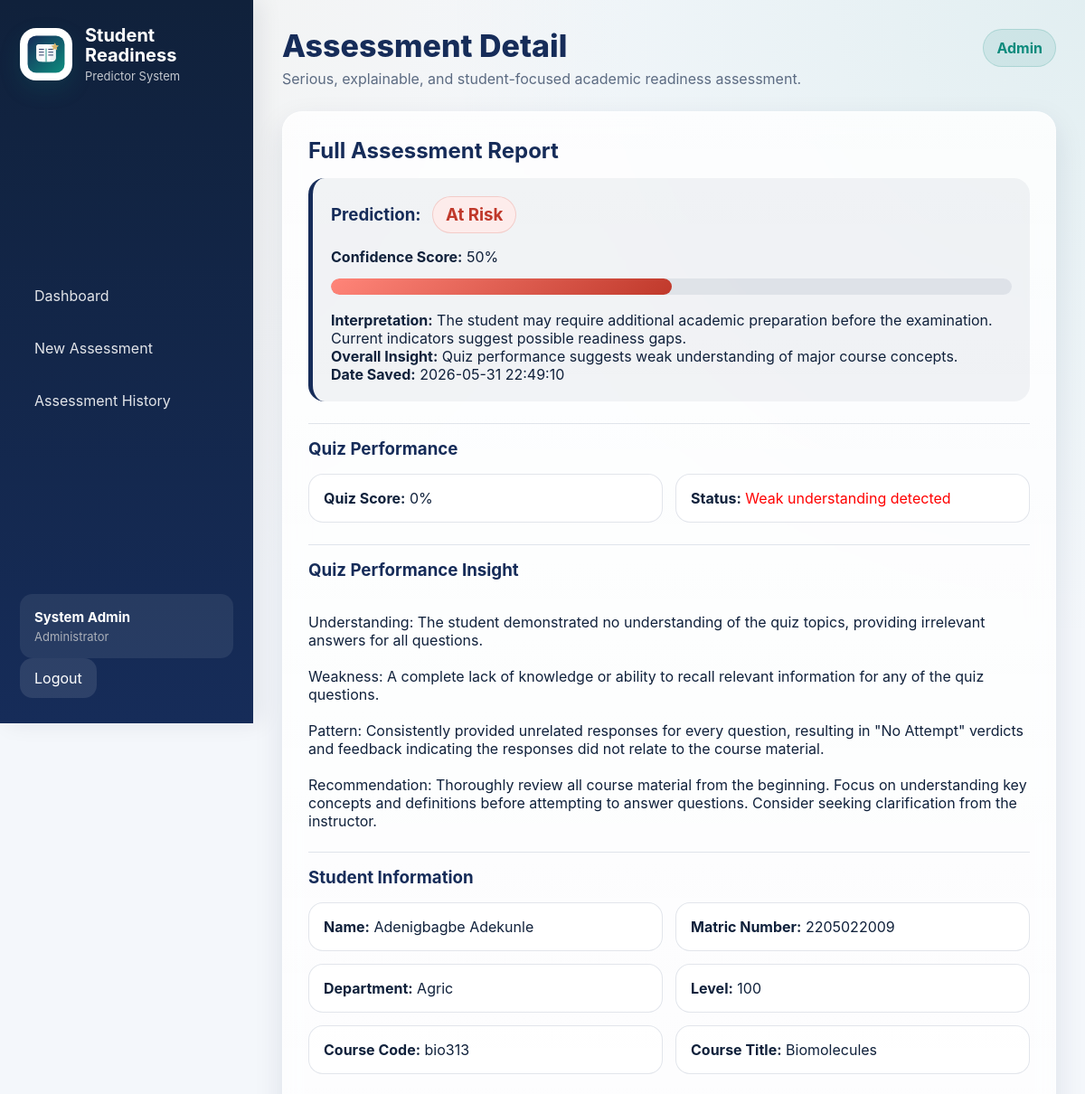
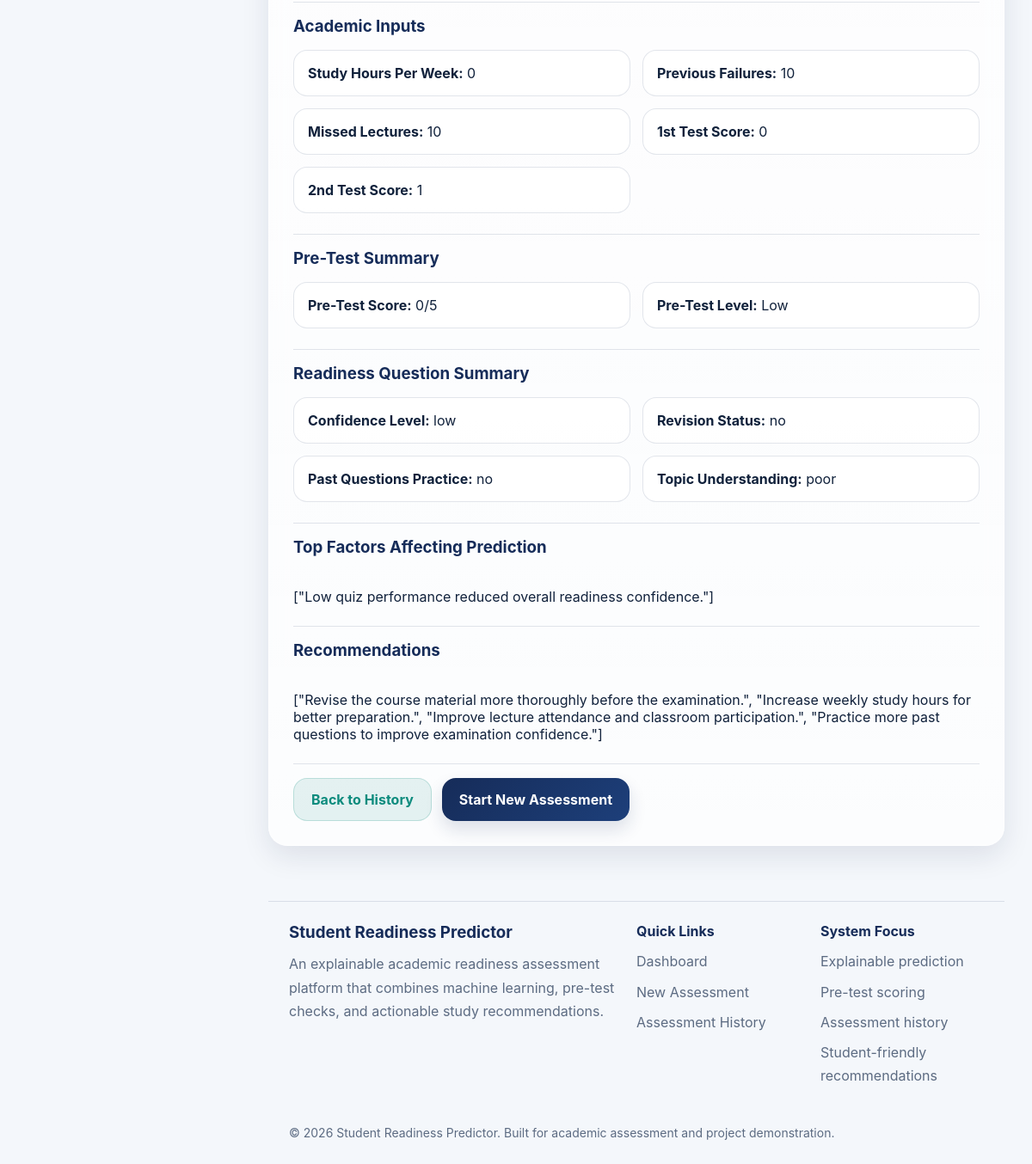
The page /assessment_detail/5 (signed in) on the database its author committed (2 pictures, top to bottom).
### tables this page shows
CREATE TABLE users (
            id INTEGER PRIMARY KEY AUTOINCREMENT,
            full_name TEXT NOT NULL,
            email TEXT NOT NULL UNIQUE,
            matric_number TEXT NOT NULL UNIQUE,
            password_hash TEXT NOT NULL,
            role TEXT NOT NULL DEFAULT 'student',
            created_at TEXT NOT NULL
        );

CREATE TABLE assessments (
    id INTEGER PRIMARY KEY AUTOINCREMENT,
    user_id INTEGER,
    full_name TEXT,
    matric_number TEXT,
    department TEXT,
    level TEXT,
    course_code TEXT,
    course_title TEXT,
    study_hours INTEGER,
    failures INTEGER,
    missed_lectures INTEGER,
    g1 INTEGER,
    g2 INTEGER,
    confidence_level TEXT,
    revision_status TEXT,
    past_questions_practice TEXT,
    topic_understanding TEXT,
    prediction_text TEXT,
    confidence_score TEXT,
    interpretation TEXT,
    created_at TEXT,
    pretest_score INTEGER,
    pretest_level TEXT,
    overall_insight TEXT,

    quiz_score INTEGER DEFAULT 0,
    quiz_analysis TEXT DEFAULT '',
    recommendations TEXT DEFAULT '',
    factors TEXT DEFAULT ''
);

### app.py (the view, shortened to what this page needs)
@app.route("/assessment_detail/<int:assessment_id>")
def assessment_detail(assessment_id):
    current_user = get_current_user()
    conn = get_db_connection()
    if current_user and is_admin(current_user):
        assessment = conn.execute("""
            SELECT *
            FROM assessments
            WHERE id = ?
        """, (assessment_id,)).fetchone()
    conn.close()
    if not assessment:
        return redirect(url_for("history"))
    confidence_gap_message = None
    try:
        quiz_score = int(float(assessment["quiz_score"] or 0))
    except:
        quiz_score = 0
    confidence_level = str(
        assessment["confidence_level"]
    ).strip().lower()
    if (
        confidence_level == "high"
        and quiz_score < 40
    ):
        confidence_gap_message = (
            "The student reported high confidence, but actual quiz "
            "performance was poor. This suggests a mismatch between "
            "perceived readiness and actual understanding."
        )
    elif (
        confidence_level in ["low", "moderate"]
        and quiz_score >= 70
    ):
        confidence_gap_message = (
            "The student performed better in the quiz than their "
            "self-reported confidence initially suggested."
        )
    return render_template(
        "assessment_detail.html",
        assessment=assessment,
        confidence_gap_message=confidence_gap_message
    )

### app.py (called while the page is built)
def ensure_tables_exist_on_connection(conn):
    conn.execute("""
       CREATE TABLE IF NOT EXISTS assessments (
    id INTEGER PRIMARY KEY AUTOINCREMENT,
    user_id INTEGER,
    full_name TEXT,
    matric_number TEXT,
    department TEXT,
    level TEXT,
    course_code TEXT,
    course_title TEXT,
    study_hours INTEGER,
    failures INTEGER,
    missed_lectures INTEGER,
    g1 INTEGER,
    g2 INTEGER,
    confidence_level TEXT,
    revision_status TEXT,
    past_questions_practice TEXT,
    topic_understanding TEXT,
    prediction_text TEXT,
    confidence_score TEXT,
    interpretation TEXT,
    created_at TEXT,
    pretest_score INTEGER,
    pretest_level TEXT,
    overall_insight TEXT,

    quiz_score INTEGER DEFAULT 0,
    quiz_analysis TEXT DEFAULT '',
    recommendations TEXT DEFAULT '',
    factors TEXT DEFAULT ''
)
    """)
    conn.commit()

def get_db_connection():
    conn = sqlite3.connect(DB_PATH)
    conn.row_factory = sqlite3.Row
    ensure_tables_exist_on_connection(conn)
    return conn

def get_current_user():
    user_id = session.get("user_id")
    if not user_id:
        return None
    conn = get_db_connection()
    user = conn.execute("SELECT * FROM users WHERE id = ?", (user_id,)).fetchone()
    conn.close()
    return user

def is_admin(user):
    if user is None:
        return False
    return str(user["role"]).strip().lower() == "admin"

@app.context_processor
def inject_user():
    return {"current_user": get_current_user()}

### templates/assessment_detail.html (shortened to what this page needs)
{% extends "base.html" %}
{% block page_title %}Assessment Detail{% endblock %}
{% block content %}
<div class="card glass-card fade-up">
    <h2>Full Assessment Report</h2>
    <div class="result-box">
        <h3>
            Prediction:
            {% if assessment.prediction_text == "Ready" %}
                <span class="status-badge ready-badge">{{ assessment.prediction_text }}</span>
            {% else %}
                <span class="status-badge risk-badge">{{ assessment.prediction_text }}</span>
            {% endif %}
        </h3>
        <p><strong>Confidence Score:</strong> {{ assessment.confidence_score }}</p>
        <div class="confidence-wrapper">
            {% set score = assessment.confidence_score.replace('%', '') | float %}
            <div class="confidence-bar">
                {% if assessment.prediction_text == "Ready" %}
                    <div class="confidence-fill ready-fill" style="width: {{ score }}%;"></div>
                {% else %}
                    <div class="confidence-fill risk-fill" style="width: {{ score }}%;"></div>
                {% endif %}
            </div>
        </div>
        <p><strong>Interpretation:</strong> {{ assessment.interpretation }}</p>
        <p><strong>Overall Insight:</strong> {{ assessment.overall_insight }}</p>
        <p><strong>Date Saved:</strong> {{ assessment.created_at }}</p>
    </div>
    <div class="section">
        <h3>Quiz Performance</h3>
        <div class="info-grid">
            <div><strong>Quiz Score:</strong> {{ assessment.quiz_score or 0 }}%</div>
            <div>
                <strong>Status:</strong>
                {% if assessment.quiz_score >= 70 %}
                    <span style="color: green;">Strong understanding detected</span>
                {% elif assessment.quiz_score >= 40 %}
                    <span style="color: orange;">Moderate understanding detected</span>
                {% else %}
                    <span style="color: red;">Weak understanding detected</span>
                {% endif %}
            </div>
        </div>
    </div>
    {% if assessment.quiz_analysis %}
    <div class="section">
        <h3>Quiz Performance Insight</h3>
        <div class="analysis-box" style="white-space: pre-line;">
            {{ assessment.quiz_analysis }}
        </div>
    </div>
    {% endif %}
    <div class="section">
        <h3>Student Information</h3>
        <div class="info-grid">
            <div><strong>Name:</strong> {{ assessment.full_name }}</div>
            <div><strong>Matric Number:</strong> {{ assessment.matric_number }}</div>
            <div><strong>Department:</strong> {{ assessment.department }}</div>
            <div><strong>Level:</strong> {{ assessment.level }}</div>
            <div><strong>Course Code:</strong> {{ assessment.course_code }}</div>
            <div><strong>Course Title:</strong> {{ assessment.course_title }}</div>
        </div>
    </div>
    <div class="section">
        <h3>Academic Inputs</h3>
        <div class="info-grid">
            <div><strong>Study Hours Per Week:</strong> {{ assessment.study_hours }}</div>
            <div><strong>Previous Failures:</strong> {{ assessment.failures }}</div>
            <div><strong>Missed Lectures:</strong> {{ assessment.missed_lectures }}</div>
            <div><strong>1st Test Score:</strong> {{ assessment.g1 }}</div>
            <div><strong>2nd Test Score:</strong> {{ assessment.g2 }}</div>
        </div>
    </div>
    <div class="section">
        <h3>Pre-Test Summary</h3>
        <div class="info-grid">
            <div><strong>Pre-Test Score:</strong> {{ assessment.pretest_score }}/5</div>
            <div><strong>Pre-Test Level:</strong> {{ assessment.pretest_level }}</div>
        </div>
    </div>
    <div class="section">
        <h3>Readiness Question Summary</h3>
        <div class="info-grid">
            <div><strong>Confidence Level:</strong> {{ assessment.confidence_level }}</div>
            <div><strong>Revision Status:</strong> {{ assessment.revision_status }}</div>
            <div><strong>Past Questions Practice:</strong> {{ assessment.past_questions_practice }}</div>
            <div><strong>Topic Understanding:</strong> {{ assessment.topic_understanding }}</div>
        </div>
    </div>
    {% if assessment.factors %}
    <div class="section">
        <h3>Top Factors Affecting Prediction</h3>
        <div class="analysis-box" style="white-space: pre-line;">
            {{ assessment.factors }}
        </div>
    </div>
    {% endif %}
    {% if assessment.recommendations %}
    <div class="section">
        <h3>Recommendations</h3>
        <div class="analysis-box" style="white-space: pre-line;">
            {{ assessment.recommendations }}
        </div>
    </div>
    {% endif %}
    <div class="section button-row">
        <a href="{{ url_for('history') }}" class="btn btn-secondary">Back to History</a>
        <a href="{{ url_for('reset') }}" class="btn">Start New Assessment</a>
    </div>
</div>
{% endblock %}

### templates/base.html (shortened to what this page needs)
<!DOCTYPE html>
<html lang="en">
<head>
    <link rel="stylesheet" href="{{ url_for('static', filename='style.css') }}">
</head>
<body>
    <div class="app-shell">
        <aside class="sidebar" id="sidebar">
            <div class="brand-block">
                <img
                    src="{{ url_for('static', filename='srp-logo.svg') }}"
                    alt="SRP Logo"
                    class="sidebar-logo"
                >
                <div>
                    <h2>Student Readiness</h2>
                    <p class="sidebar-subtitle">
                        Predictor System
                    </p>
                </div>
            </div>
            <nav class="sidebar-nav">
                <a href="{{ url_for('dashboard') }}">
                    Dashboard
                </a>
                <a href="{{ url_for('student_info') }}">
                    New Assessment
                </a>
                <a href="{{ url_for('history') }}">
                    Assessment History
                </a>
            </nav>
            {% if current_user %}
            <div class="sidebar-footer">
                <div class="sidebar-user glass-card">
                    <div class="sidebar-user-name">
                        {{ current_user.full_name }}
                    </div>
                    <div class="sidebar-user-role">
                        {% if current_user.role == "admin" %}
                            Administrator
                        {% else %}
                            Student Account
                        {% endif %}
                    </div>
                </div>
                <a href="{{ url_for('logout') }}" class="sidebar-logout">
                    Logout
                </a>
            </div>
            {% endif %}
        </aside>
        <main class="main-content">
            <header class="topbar">
                <div>
                    <h1 class="topbar-title">
                        {% block page_title %}{% endblock %}
                    </h1>
                    <p class="topbar-subtitle">
                        Serious, explainable, and student-focused academic readiness assessment.
                    </p>
                </div>
                {% if current_user %}
                <div class="topbar-actions">
                    <span class="role-badge">
                        {% if current_user.role == "admin" %}
                            Admin
                        {% else %}
                            Student
                        {% endif %}
                    </span>
                </div>
                {% endif %}
            </header>
            {% block content %}
            {% endblock %}
            <footer class="site-footer">
                <div class="footer-grid">
                    <div>
                        <h3>
                            Student Readiness Predictor
                        </h3>
                        <p>
                            An explainable academic readiness assessment platform
                            that combines machine learning, pre-test checks,
                            and actionable study recommendations.
                        </p>
                    </div>
                    <div>
                        <h4>Quick Links</h4>
                        <ul>
                            <li>
                                <a href="{{ url_for('dashboard') }}">
                                    Dashboard
                                </a>
                            </li>
                            <li>
                                <a href="{{ url_for('student_info') }}">
                                    New Assessment
                                </a>
                            </li>
                            <li>
                                <a href="{{ url_for('history') }}">
                                    Assessment History
                                </a>
                            </li>
                        </ul>
                    </div>
                    <div>
                        <h4>System Focus</h4>
                        <ul>
                            <li>Explainable prediction</li>
                            <li>Pre-test scoring</li>
                            <li>Assessment history</li>
                            <li>Student-friendly recommendations</li>
                        </ul>
                    </div>
                </div>
                <div class="footer-bottom">
                    <p>
                        © 2026 Student Readiness Predictor.
                        Built for academic assessment and project demonstration.
                    </p>
                </div>
            </footer>
        </main>
    </div>
</body>
</html>

### rows shown on the page
users: full_name "System Admin"
assessments: prediction_text "At Risk", confidence_score "50%", interpretation "The student may require additional academic preparation before the examination. Current indicators suggest possible readiness gaps.", overall_insight "Quiz performance suggests weak understanding of major course concepts.", created_at "2026-05-31 22:49:10", quiz_score "0", quiz_analysis "Understanding: The student demonstrated no understanding of the quiz topics, providing irrelevant answers for all questions. Weakness: A complete lack of knowledge or ability to recall relevant information for any of the quiz questions. Pattern: Consistently provided unrelated responses for every question, resulting in \"No Attempt\" verdicts and feedback indicating the responses did not relate to the course material. Recommendation: Thoroughly review all course material from the beginning. Focus on understanding key concepts and definitions before attempting to answer questions. Consider seeking clarification from the instructor.", full_name "Adenigbagbe Adekunle", matric_number "2205022009", department "Agric", level "100", course_code "bio313", course_title "Biomolecules", study_hours "0", failures "10", missed_lectures "10", g1 "0", g2 "1", pretest_score "0", pretest_level "Low", confidence_level "low", revision_status "no", past_questions_practice "no", topic_understanding "poor", factors "[\"Low quiz performance reduced overall readiness confidence.\"]", recommendations "[\"Revise the course material more thoroughly before the examination.\", \"Increase weekly study hours for better preparation.\", \"Improve lecture attendance and classroom participation.\", \"Practice more past questions to improve examination confidence.\"]"
